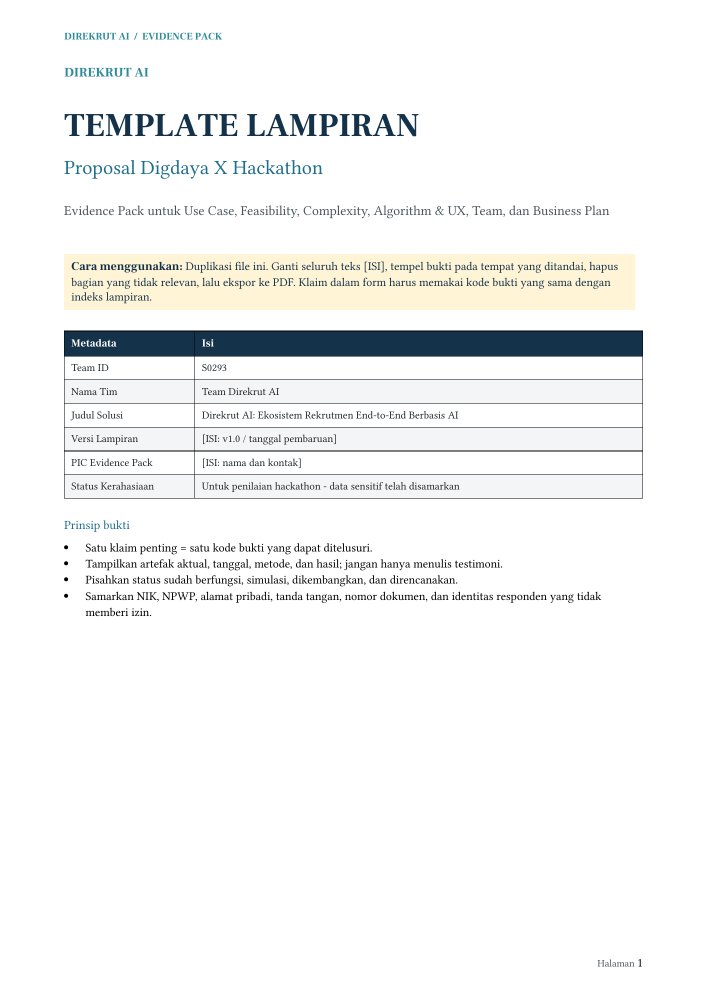
#> input picture tmp/rendered_lampiran/page-1.png, 1414 x 2000 px (shown at 1/2 size); its folder holds 4 pictures in this run
$ python make_contact_sheet.py
#> lines starting #> are read from the running program, lines starting #| are printed output that depends on the picture
from pathlib import Path
from PIL import Image, ImageDraw

src = Path("tmp/rendered_lampiran")
pages = sorted(src.glob("page-*.png"), key=lambda p: int(p.stem.split("-")[1]))
thumb_w = 260
thumb_h = 368
cols = 4
rows_per_sheet = 3
per_sheet = cols * rows_per_sheet

for sheet_idx in range((len(pages) + per_sheet - 1) // per_sheet):
    subset = pages[sheet_idx * per_sheet:(sheet_idx + 1) * per_sheet]
    canvas = Image.new("RGB", (cols * thumb_w, rows_per_sheet * (thumb_h + 24)), "white")
#> canvas: PIL image 1040x1176 RGB; every value is 255
    draw = ImageDraw.Draw(canvas)
    for i, path in enumerate(subset):
        img = Image.open(path).convert("RGB")
#> img is the input picture: PIL image 1414x2000 RGB; mean R, G, B 244.1, 244.8, 244.4
        img.thumbnail((thumb_w - 12, thumb_h - 12))
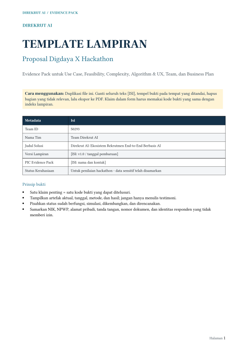
#> img: PIL image 248x351 RGB; mean R, G, B 243.9, 244.7, 244.3
        x = (i % cols) * thumb_w + (thumb_w - img.width) // 2
#> x = 6
        y = (i // cols) * (thumb_h + 24) + 4
        canvas.paste(img, (x, y))
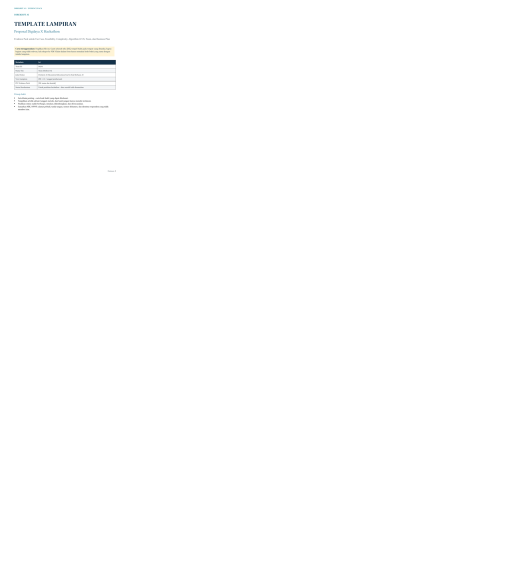
#> canvas: PIL image 1040x1176 RGB (shown at 1/2 size); mean R, G, B 254.2, 254.3, 254.2
        draw.text((x, y + img.height + 3), f"Page {int(path.stem.split('-')[1])}", fill="black")
    canvas.save(src / f"contact-{sheet_idx + 1}.png")

$ run again, on tmp/rendered_lampiran/page-11.png
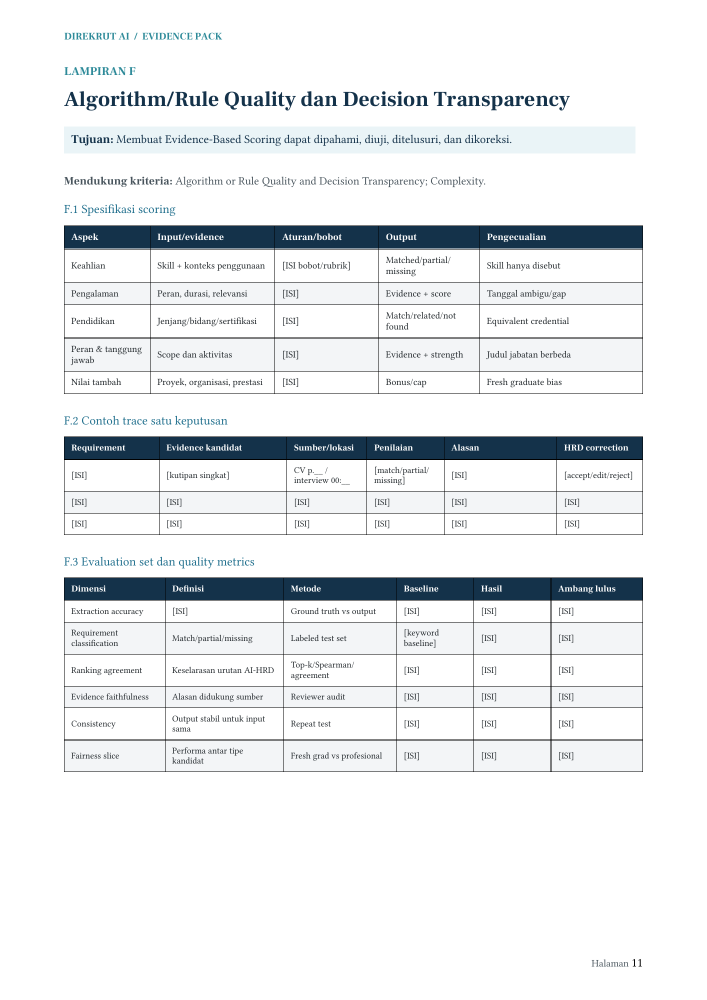
#> input picture tmp/rendered_lampiran/page-11.png, 1414 x 2000 px (shown at 1/2 size)
#> img is the input picture: PIL image 1414x2000 RGB; mean R, G, B 234.1, 236.5, 238.3
#> `img.thumbnail((thumb_w - 12, thumb_h - 12))`:
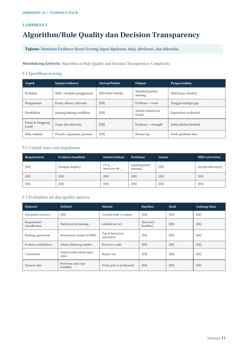
#> img: PIL image 248x351 RGB; mean R, G, B 233.9, 236.3, 238.1
#> `canvas.paste(img, (x, y))`:
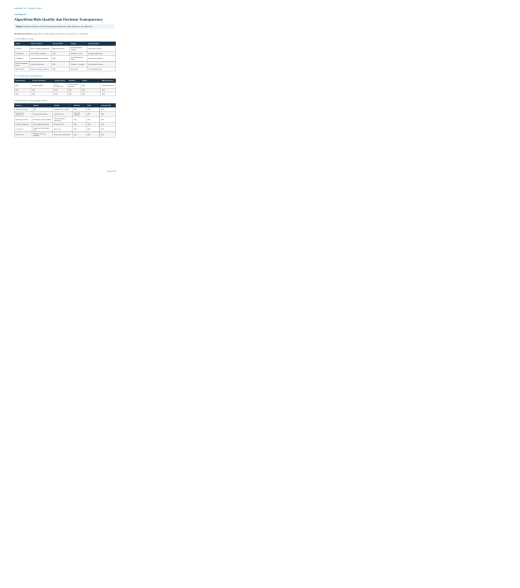
#> canvas: PIL image 1040x1176 RGB (shown at 1/2 size); mean R, G, B 253.5, 253.7, 253.8

$ run again, on tmp/rendered_lampiran/page-12.png
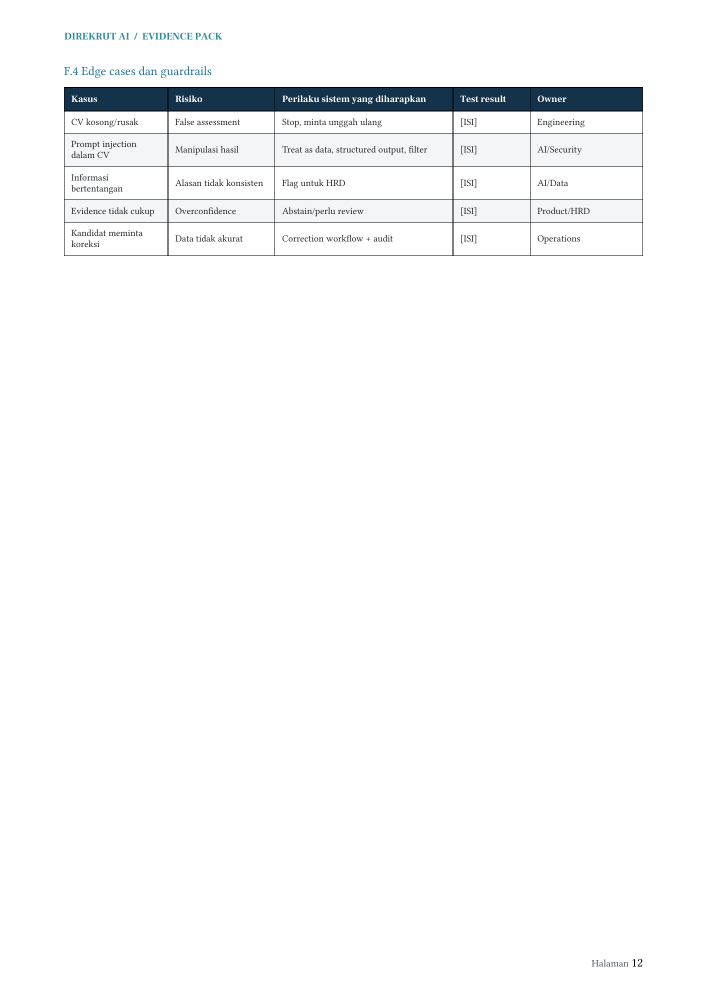
#> input picture tmp/rendered_lampiran/page-12.png, 1414 x 2000 px (shown at 1/2 size)
#> img is the input picture: PIL image 1414x2000 RGB; mean R, G, B 248.2, 248.9, 249.4
#> `img.thumbnail((thumb_w - 12, thumb_h - 12))`:
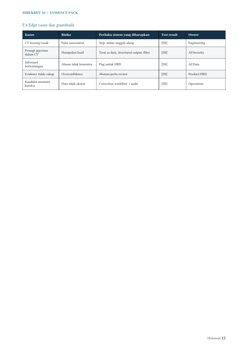
#> img: PIL image 248x351 RGB; mean R, G, B 248.1, 248.8, 249.3
#> `canvas.paste(img, (x, y))`:
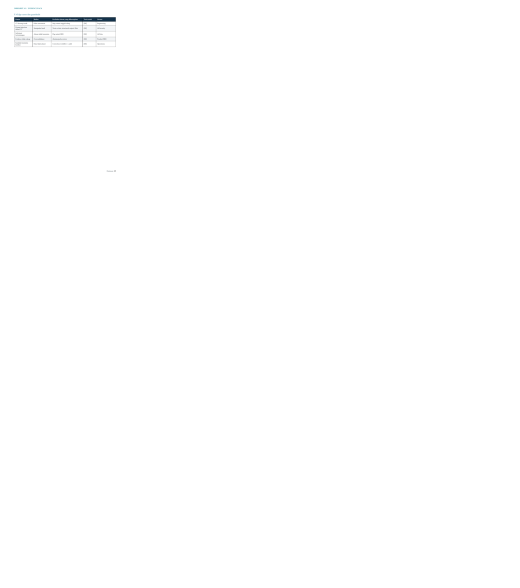
#> canvas: PIL image 1040x1176 RGB (shown at 1/2 size); mean R, G, B 254.5, 254.6, 254.6

$ run again, on tmp/rendered_lampiran/page-13.png
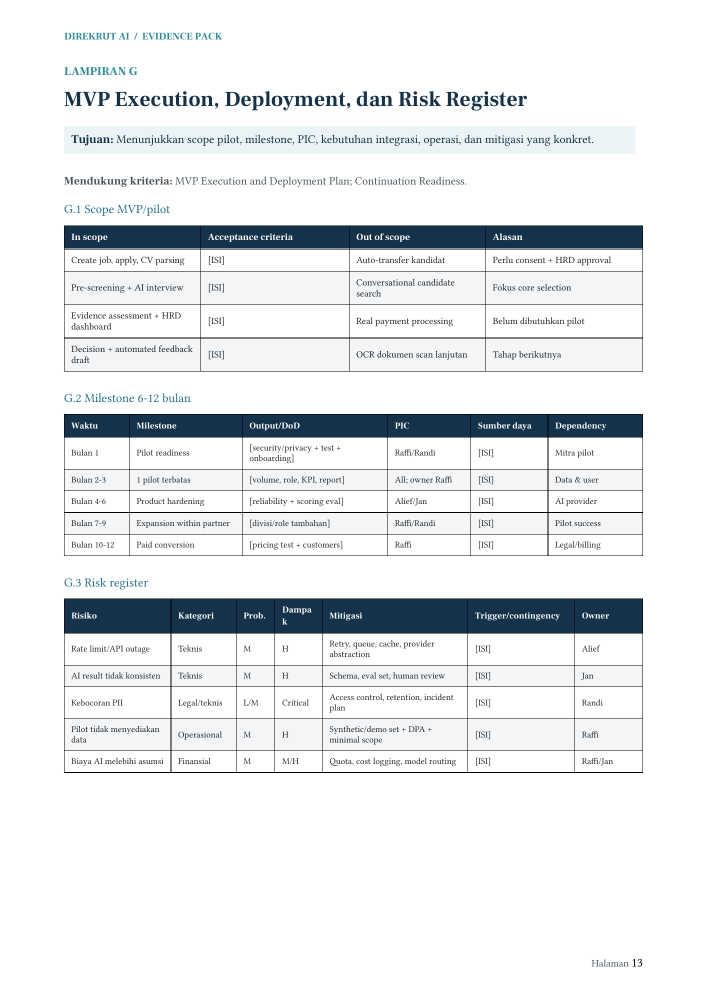
#> input picture tmp/rendered_lampiran/page-13.png, 1414 x 2000 px (shown at 1/2 size)
#> img is the input picture: PIL image 1414x2000 RGB; mean R, G, B 231.6, 234.3, 236.3
#> `img.thumbnail((thumb_w - 12, thumb_h - 12))`:
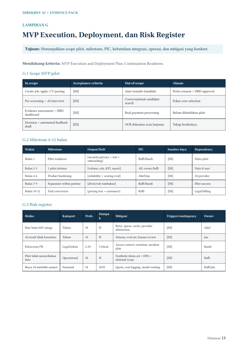
#> img: PIL image 248x351 RGB; mean R, G, B 231.3, 234.1, 236.1
#> `canvas.paste(img, (x, y))`:
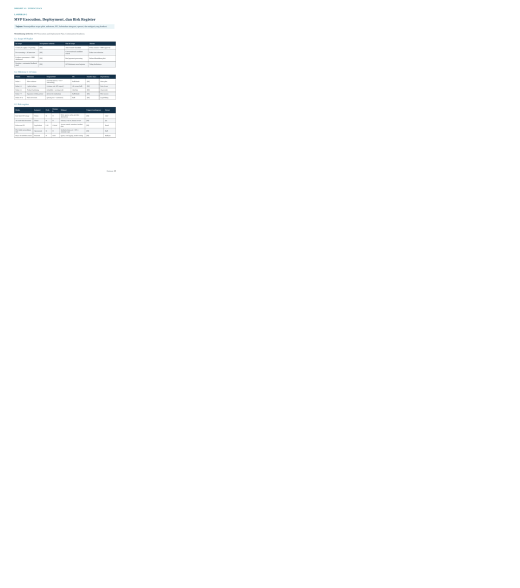
#> canvas: PIL image 1040x1176 RGB (shown at 1/2 size); mean R, G, B 253.3, 253.5, 253.7
